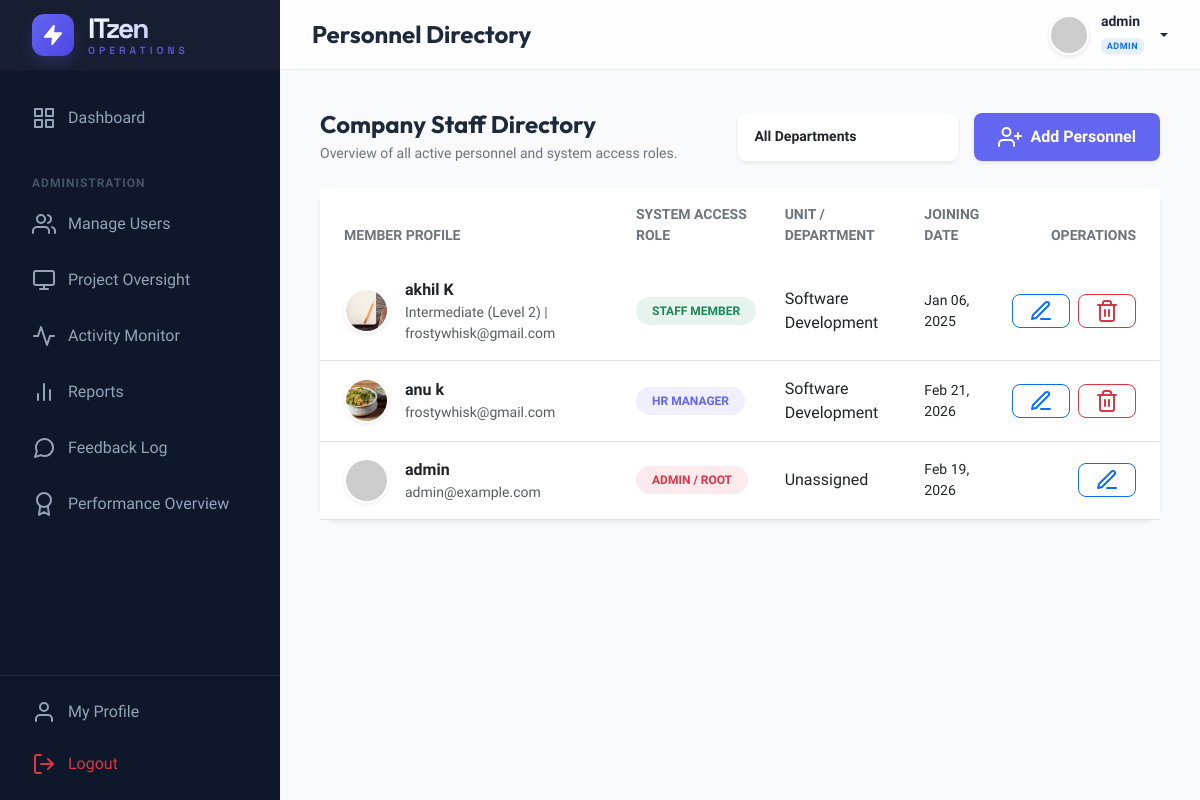
Page /manage-users/ (signed in) on the earlier database version.
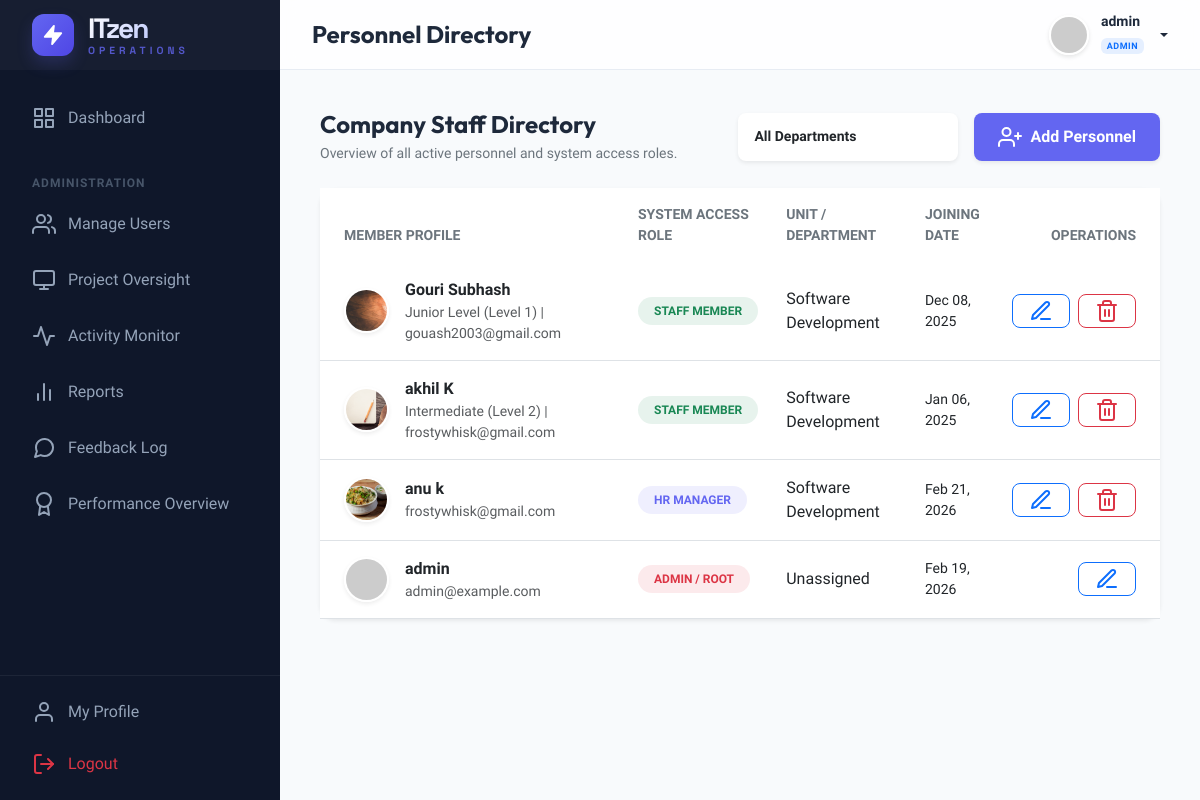
Same page on the later database version.
### management/models.py (models this page shows, shortened)
class CustomUser(AbstractUser):
    ROLE_CHOICES = (
        ('ADMIN', 'Admin'),
        ('HR', 'HR Manager'),
        ('EMPLOYEE', 'Employee'),
    )
    DEPT_CHOICES = (
        ('DEVELOPMENT', 'Software Development'),
        ('DESIGN', 'UI/UX Design'),
        ('QA', 'Quality Assurance'),
        ('HR', 'Human Resources'),
        ('MARKETING', 'Digital Marketing'),
        ('SALES', 'Sales & Business'),
        ('SUPPORT', 'IT Support & Security'),
    )
    LEVEL_CHOICES = (
        ('JUNIOR', 'Junior Level (Level 1)'),
        ('INTERMEDIATE', 'Intermediate (Level 2)'),
        ('SENIOR', 'Senior Level (Level 3)'),
        ('LEAD', 'Lead Level (Level 4)'),
        ('EXPERT', 'Expert Level (Level 5)'),
    )
    role = models.CharField(max_length=20, choices=ROLE_CHOICES, default='EMPLOYEE')
    phone = models.CharField(max_length=15, blank=True, null=True)
    profile_pic = models.ImageField(upload_to='profile_pics/', blank=True, null=True)
    department = models.CharField(max_length=50, choices=DEPT_CHOICES, blank=True, null=True)
    designation = models.CharField(max_length=100, blank=True, null=True)
    level = models.CharField(max_length=20, choices=LEVEL_CHOICES, default='JUNIOR')
    date_of_joining = models.DateField(blank=True, null=True)
    def is_admin(self):
        return self.role == 'ADMIN' or self.is_superuser
    def is_hr(self):
        return self.role == 'HR'
    def is_employee(self):
        return self.role == 'EMPLOYEE' and not self.is_superuser and not self.role == 'HR'

### management/views.py (the view)
# urls.py: path('manage-users/', views.manage_users, name='manage_users'),
@login_required
def manage_users(request):
    if not request.user.is_admin(): return redirect('dashboard')
    dept_filter = request.GET.get('dept')
    users = CustomUser.objects.all().order_by('-date_joined')
    if dept_filter:
        users = users.filter(department=dept_filter)
    context = {
        'users': users,
        'depts': CustomUser.DEPT_CHOICES,
        'selected_dept': dept_filter
    }
    return render(request, 'admin/manage_users.html', context)

### templates/admin/manage_users.html (shortened to what the changed rows need)
{% extends 'base.html' %}
{% block content %}
<div class="card border-0 shadow-sm">
    <div class="card-body p-0">
        <div class="table-responsive">
            <table class="table table-hover align-middle mb-0">
                <thead class="bg-light">
                    <tr>
                        <th class="ps-4 py-3 border-0 text-secondary small fw-bold text-uppercase">Member Profile</th>
                        <th class="py-3 border-0 text-secondary small fw-bold text-uppercase">System Access Role</th>
                        <th class="py-3 border-0 text-secondary small fw-bold text-uppercase">Unit / Department</th>
                        <th class="py-3 border-0 text-secondary small fw-bold text-uppercase">Joining Date</th>
                        <th class="pe-4 py-3 border-0 text-secondary small fw-bold text-uppercase text-end">Operations
                        </th>
                    </tr>
                </thead>
                <tbody>
                    {% for u in users %}
                    <tr>
                        <td class="ps-4 py-3">
                            <div class="d-flex align-items-center gap-3">
                                <img src="{% if u.profile_pic %}{{ u.profile_pic.url }}{% else %}https://ui-avatars.com/api/?name={{ u.username }}&background=6366f1&color=fff{% endif %}"
                                    class="rounded-circle shadow-sm"
                                    style="width: 45px; height: 45px; object-fit: cover; border: 2px solid #fff;">
                                <div>
                                    <div class="fw-bold text-dark">{{ u.get_full_name|default:u.username }}</div>
                                    <div class="text-muted small">{% if u.role == 'EMPLOYEE' %}{{ u.get_level_display }}
                                        | {% endif %}{{ u.email }}</div>
                                </div>
                            </div>
                        </td>
                        <td class="py-3">
                            {% if u.is_admin %}
                            <span class="badge bg-danger bg-opacity-10 text-danger px-3 py-2 rounded-pill fw-bold">ADMIN
                                / ROOT</span>
                            {% elif u.is_hr %}
                            <span class="badge bg-indigo bg-opacity-10 text-indigo px-3 py-2 rounded-pill fw-bold"
                                style="color: #6366f1; background: rgba(99, 102, 241, 0.1);">HR MANAGER</span>
                            {% else %}
                            <span
                                class="badge bg-success bg-opacity-10 text-success px-3 py-2 rounded-pill fw-bold">STAFF
                                MEMBER</span>
                            {% endif %}
                        </td>
                        <td class="py-3">
                            <span class="text-dark fw-medium">{{ u.get_department_display|default:"Unassigned" }}</span>
                        </td>
                        <td class="py-3">
                            <div class="text-dark small">
                                {% if u.date_of_joining %}
                                {{ u.date_of_joining|date:"M d, Y" }}
                                {% else %}
                                {{ u.date_joined|date:"M d, Y" }}
                                {% endif %}
                            </div>
                        </td>
                        <td class="pe-4 py-3 text-end">
                            <div class="d-flex justify-content-end gap-2">
                                <a href="{% url 'edit_user' u.id %}"
                                    class="btn btn-sm btn-outline-primary rounded-3 px-3">
                                    <i data-feather="edit-3" class="icon-sm"></i>
                                </a>
                                {% if not u.is_superuser %}
                                <button type="button" class="btn btn-sm btn-outline-danger rounded-3 px-3"
                                    data-bs-toggle="modal" data-bs-target="#deleteModal{{ u.id }}">
                                    <i data-feather="trash-2" class="icon-sm"></i>
                                </button>
                                {% endif %}
                            </div>
                        </td>
                    </tr>
                    {% endfor %}
                </tbody>
            </table>
        </div>
    </div>
</div>
{% endblock %}

### templates/base.html (shortened to what the changed rows need)
{% load static %}
<!DOCTYPE html>
<html lang="en">
<head>
    <link href="https://cdn.jsdelivr.net/npm/bootstrap@5.3.2/dist/css/bootstrap.min.css" rel="stylesheet">
</head>
<body>
    <div class="main-wrapper">
        <header class="header">
            <div class="d-flex align-items-center gap-3">
                <div class="dropdown">
                    <a href="#" class="user-dropdown-toggle dropdown-toggle" data-bs-toggle="dropdown">
                        <div class="d-none d-md-block text-start">
                            <div class="small fw-bold lh-1 mb-1">{{ user.get_full_name|default:user.username }}</div>
                            <span class="badge bg-primary bg-opacity-10 text-primary border-0"
                                style="font-size: 9px; letter-spacing: 0.5px; text-transform: uppercase; font-weight: 800;">
                                {{ user.get_role_display|default:user.role }}
                            </span>
                        </div>
                    </a>
                </div>
            </div>
        </header>
        <main class="content-area">
            {% block content %}{% endblock %}
        </main>
    </div>
</body>
</html>

Differences in the rows shown:
added CustomUser: profile_pic (picture), get_full_name "Gouri Subhash", level "Junior Level (Level 1)", email "gouash2003@gmail.com", role "STAFF MEMBER", department "Software Development", date_of_joining "Dec 08, 2025"
